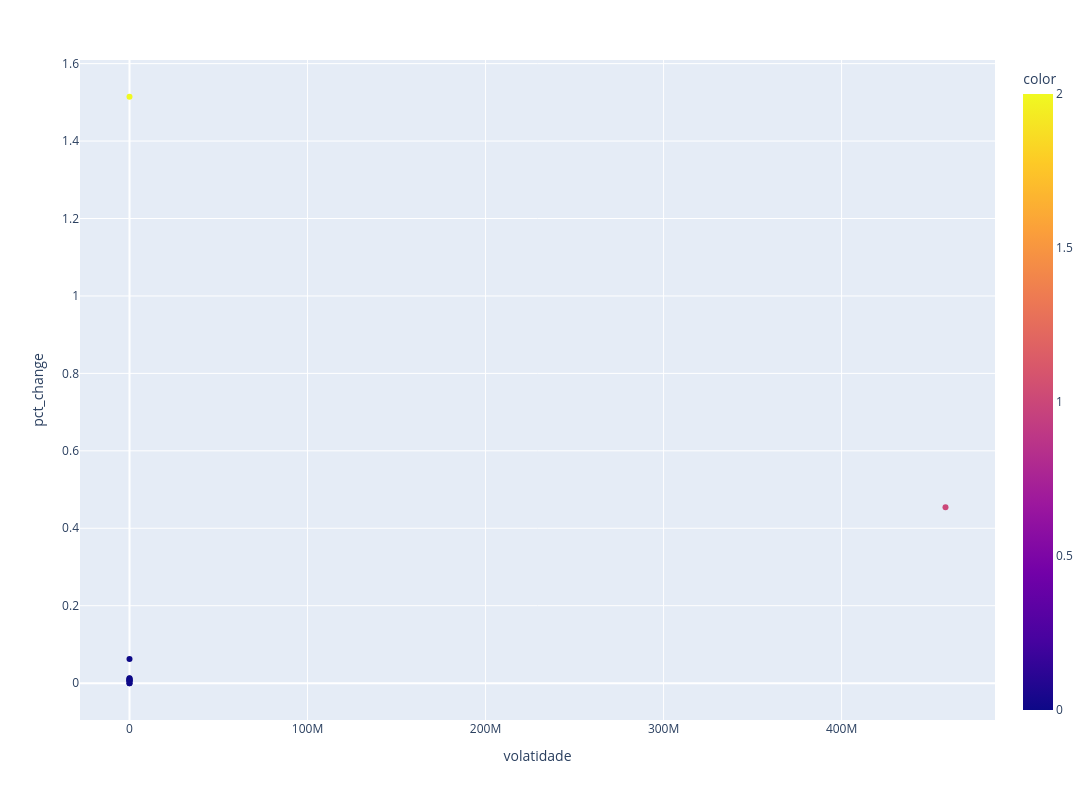

Notebook source saved alongside this figure:
### Code cell
kmeans_final = KMeans( n_clusters=3, max_iter=1000, random_state=42).fit(df_preprocessing)
fig = px.scatter(df_cluster, y='pct_change', x='volatidade',color=kmeans_final.labels_, hover_data='pct_change')
fig.update_layout(width=1200,height=800, autosize=False)
fig.update_traces(marker=dict( colorscale='Viridis', showscale=True))
fig.show()

### Figure 1 — Plotly figure (JSON) as saved in the notebook; plotly's stock layout.template omitted (floating-point values rounded to 4 significant figures)
{"data": [{"hovertemplate": "volatidade=%{x}<br>pct_change=%{y}<br>color=%{marker.color}<extra></extra>", "legendgroup": "", "marker": {"color": [0, 0, 0, 0, 0, 0, 0, 2, 0, 0, 1], "coloraxis": "coloraxis", "colorscale": [[0, "#440154"], [0.1111, "#482878"], [0.2222, "#3e4989"], [0.3333, "#31688e"], [0.4444, "#26828e"], [0.5556, "#1f9e89"], [0.6667, "#35b779"], [0.7778, "#6ece58"], [0.8889, "#b5de2b"], [1, "#fde725"]], "showscale": true, "symbol": "circle"}, "mode": "markers", "name": "", "orientation": "v", "showlegend": false, "type": "scatter", "x": [84.53, 28.18, 8.724, 0.1051, 5.423, 0.2761, 7.881, 1736.0, 1.425, 1.075, 458400000.0], "xaxis": "x", "y": [0.01169, 0.0124, 0.008341, 0.007403, -0.0002627, 0.0, 0.006678, 1.514, 0.005114, 0.06227, 0.4541], "yaxis": "y"}], "layout": {"autosize": false, "coloraxis": {"colorbar": {"title": {"text": "color"}}, "colorscale": [[0, "#0d0887"], [0.1111, "#46039f"], [0.2222, "#7201a8"], [0.3333, "#9c179e"], [0.4444, "#bd3786"], [0.5556, "#d8576b"], [0.6667, "#ed7953"], [0.7778, "#fb9f3a"], [0.8889, "#fdca26"], [1, "#f0f921"]]}, "height": 800, "legend": {"tracegroupgap": 0}, "margin": {"t": 60}, "width": 1200, "xaxis": {"anchor": "y", "domain": [0, 1], "title": {"text": "volatidade"}}, "yaxis": {"anchor": "x", "domain": [0, 1], "title": {"text": "pct_change"}}}}
